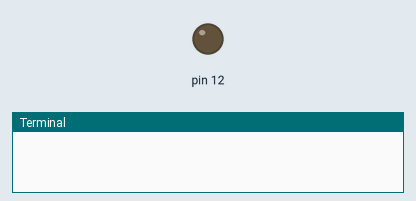
The program below on a simulated Raspberry Pi (header pin numbers). On the bench: output pins drawn as LEDs (lit = HIGH), the last lines printed to the terminal. Web requests get an empty 200 reply after 0.4 s.

Above: at 0.4 s.
At 61.15 s:
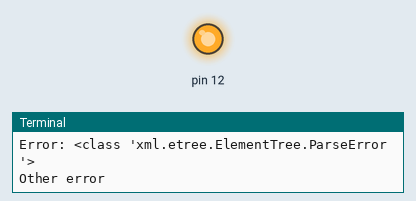
Timing chart, 0 to 78.9 s (numbered marks = the images above):
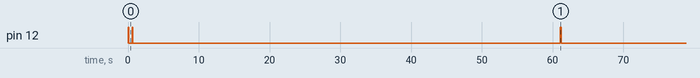

Measured:
- by itself, pin 12: repeats every 60.5 s: HIGH 0.10 s, LOW 60.4 s

The program:

getprtg.py
```python
import http.client
import xml.etree.ElementTree as ET
import RPi.GPIO as GPIO
import time
import sys
import ssl

username=""
passwordhash=""

server=""
urlpath="/api/getstatus.xml?id=0&username={}&passhash={}".format(username, passwordhash)
relay_gpio=12
noalarmsleep=60
alarmtriggersleep=300
rechecksleep=30

def makeanoise(pin,seconds):
	try:
		GPIO.setmode(GPIO.BOARD)
		GPIO.setup(pin, GPIO.OUT)

		p = GPIO.PWM(pin, 5)  # channel=12 frequency=50Hz
		p.start(50)
		time.sleep(seconds)
		p.stop()
	finally:
		GPIO.cleanup()

def checkalarms():
	try:
		conn = http.client.HTTPSConnection(server, timeout=10,
		context = ssl._create_unverified_context())
		conn.request("GET", urlpath)
		response = conn.getresponse()

		if (response.status != 200):
			print("Got response {} from server".format(response.status))
			return -3
		data=response.read()

		root = ET.fromstring(data)
		for element in root.findall('Alarms'):
			alarms = element
		conn.close()

		if (element.text != None):
			return 1

		return 0
	except ConnectionError:
		print("Error: {}".format(sys.exc_info()[0]))
		return -1
	except Exception:
		print("Error: {}".format(sys.exc_info()[0]))
		return -2

makeanoise(relay_gpio, 0.2)

while 1<2:
	alarmsactive = checkalarms()

	if (alarmsactive == 1):
		makeanoise(relay_gpio, 0.2)
		print("active alarms, checking in {}s".format(alarmtriggersleep))
		time.sleep(alarmtriggersleep)
		alarmsactive = checkalarms()
		duration = 1
		while (alarmsactive == 1):
			print("active alarms, making a noise!")
			makeanoise(relay_gpio,duration)
			print("rechecking in {}s".format(rechecksleep))
			time.sleep(rechecksleep)
			alarmsactive = checkalarms()
			duration = duration + 2
	elif (alarmsactive == -1):
		print("Connection error")
		makeanoise(relay_gpio, 0.1)
	elif (alarmsactive == -2):
		print("Other error")
		makeanoise(relay_gpio, 0.1)
	elif (alarmsactive == -3):
		print("Response code error")
		makeanoise(relay_gpio, 0.1)
	else:
		print("No alarms, going to sleep for {}s".format(noalarmsleep))

	time.sleep(noalarmsleep)
```
